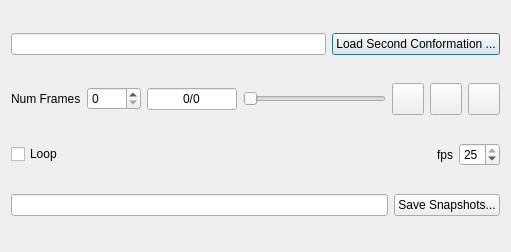
<ui version="4.0" >
 <class>LinMorphDialog</class>
 <widget class="QDialog" name="LinMorphDialog" >
  <property name="geometry" >
   <rect>
    <x>0</x>
    <y>0</y>
    <width>511</width>
    <height>252</height>
   </rect>
  </property>
  <property name="windowTitle" >
   <string>Linear Morph Trajectory</string>
  </property>
  <layout class="QVBoxLayout" >
   <item>
    <layout class="QHBoxLayout" >
     <item>
      <widget class="QLineEdit" name="fileEdit" />
     </item>
     <item>
      <widget class="QPushButton" name="loadButton" >
       <property name="toolTip" >
        <string>Load a second confromation and computer a linear interpolation with the current conformation.</string>
       </property>
       <property name="whatsThis" >
        <string>button to load a second conformation from a file.</string>
       </property>
       <property name="text" >
        <string>Load Second Conformation ...</string>
       </property>
      </widget>
     </item>
    </layout>
   </item>
   <item>
    <layout class="QHBoxLayout" >
     <item>
      <widget class="QLabel" name="label_2" >
       <property name="text" >
        <string>Num Frames</string>
       </property>
      </widget>
     </item>
     <item>
      <widget class="QSpinBox" name="numFramesSpin" >
       <property name="maximum" >
        <number>1000</number>
       </property>
      </widget>
     </item>
     <item>
      <widget class="QLineEdit" name="frameEdit" >
       <property name="enabled" >
        <bool>true</bool>
       </property>
       <property name="maximumSize" >
        <size>
         <width>90</width>
         <height>16777215</height>
        </size>
       </property>
       <property name="text" >
        <string>0/0</string>
       </property>
       <property name="alignment" >
        <set>Qt::AlignCenter</set>
       </property>
       <property name="readOnly" >
        <bool>true</bool>
       </property>
      </widget>
     </item>
     <item>
      <widget class="QSlider" name="frameSlider" >
       <property name="minimum" >
        <number>1</number>
       </property>
       <property name="maximum" >
        <number>1</number>
       </property>
       <property name="orientation" >
        <enum>Qt::Horizontal</enum>
       </property>
      </widget>
     </item>
     <item>
      <widget class="QPushButton" name="playButton" >
       <property name="minimumSize" >
        <size>
         <width>32</width>
         <height>32</height>
        </size>
       </property>
       <property name="maximumSize" >
        <size>
         <width>32</width>
         <height>32</height>
        </size>
       </property>
       <property name="text" >
        <string/>
       </property>
       <property name="icon" >
        <iconset resource="animation.qrc" >
         <normaloff>:/amarok/icons/amarok_play.png</normaloff>:/amarok/icons/amarok_play.png</iconset>
       </property>
       <property name="iconSize" >
        <size>
         <width>32</width>
         <height>32</height>
        </size>
       </property>
      </widget>
     </item>
     <item>
      <widget class="QPushButton" name="pauseButton" >
       <property name="minimumSize" >
        <size>
         <width>32</width>
         <height>32</height>
        </size>
       </property>
       <property name="maximumSize" >
        <size>
         <width>32</width>
         <height>32</height>
        </size>
       </property>
       <property name="text" >
        <string/>
       </property>
       <property name="icon" >
        <iconset resource="animation.qrc" >
         <normaloff>:/amarok/icons/amarok_pause.png</normaloff>:/amarok/icons/amarok_pause.png</iconset>
       </property>
       <property name="iconSize" >
        <size>
         <width>32</width>
         <height>32</height>
        </size>
       </property>
      </widget>
     </item>
     <item>
      <widget class="QPushButton" name="stopButton" >
       <property name="minimumSize" >
        <size>
         <width>32</width>
         <height>32</height>
        </size>
       </property>
       <property name="maximumSize" >
        <size>
         <width>32</width>
         <height>32</height>
        </size>
       </property>
       <property name="text" >
        <string/>
       </property>
       <property name="icon" >
        <iconset resource="animation.qrc" >
         <normaloff>:/amarok/icons/amarok_stop.png</normaloff>:/amarok/icons/amarok_stop.png</iconset>
       </property>
       <property name="iconSize" >
        <size>
         <width>32</width>
         <height>32</height>
        </size>
       </property>
      </widget>
     </item>
    </layout>
   </item>
   <item>
    <layout class="QHBoxLayout" >
     <item>
      <widget class="QCheckBox" name="loopBox" >
       <property name="text" >
        <string>Loop</string>
       </property>
      </widget>
     </item>
     <item>
      <spacer>
       <property name="orientation" >
        <enum>Qt::Horizontal</enum>
       </property>
       <property name="sizeHint" stdset="0" >
        <size>
         <width>40</width>
         <height>20</height>
        </size>
       </property>
      </spacer>
     </item>
     <item>
      <widget class="QLabel" name="label" >
       <property name="text" >
        <string>fps</string>
       </property>
      </widget>
     </item>
     <item>
      <widget class="QSpinBox" name="fpsSpin" >
       <property name="minimum" >
        <number>1</number>
       </property>
       <property name="maximum" >
        <number>25</number>
       </property>
       <property name="value" >
        <number>25</number>
       </property>
      </widget>
     </item>
    </layout>
   </item>
   <item>
    <layout class="QHBoxLayout" name="horizontalLayout" >
     <item>
      <widget class="QLineEdit" name="fullPrefixLine" />
     </item>
     <item>
      <widget class="QPushButton" name="saveSnapshotsButton" >
       <property name="toolTip" >
        <string>Save snapshots of the trajectory as a series of POVRay files.  These can then be used to make a movie.</string>
       </property>
       <property name="whatsThis" >
        <string>Button to save the current trajectory.</string>
       </property>
       <property name="text" >
        <string>Save Snapshots...</string>
       </property>
      </widget>
     </item>
    </layout>
   </item>
  </layout>
 </widget>
 <resources>
  <include location="animation.qrc" />
 </resources>
 <connections/>
</ui>
